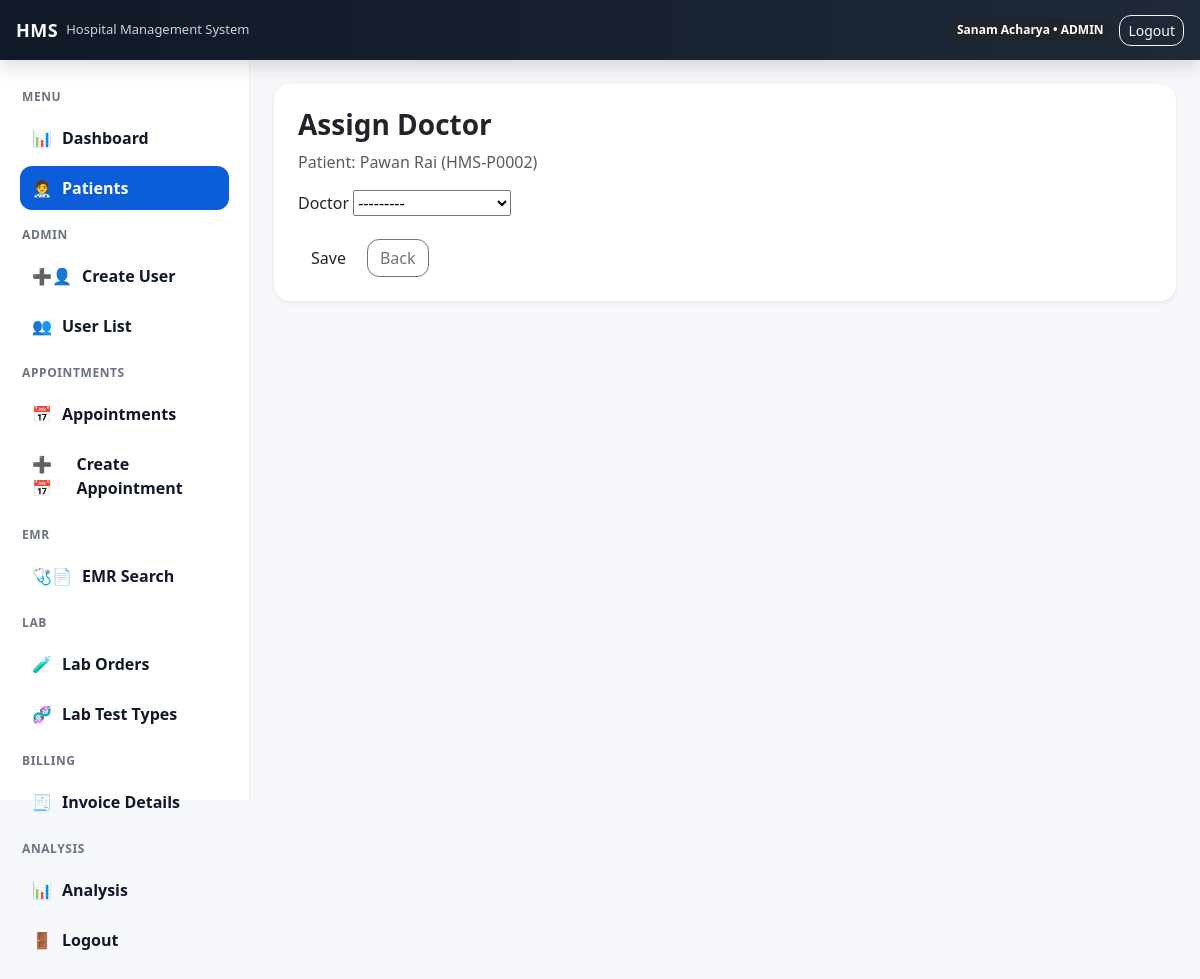
Screenshot of /patients/HMS-P0002/assign_doctor/ (signed in) with the database file from the repository.
### accounts/models.py (models this page shows, shortened)
class User(AbstractUser):
    class Role(models.TextChoices):
        ADMIN = 'ADMIN', 'Admin'
        DOCTOR = 'DOCTOR', 'Doctor'
        NURSE = 'NURSE', 'Nurse'
        RECEPTION = 'RECEPTION', 'Reception'
        LAB = 'LAB', 'Lab'
        PHARMACY = 'PHARMACY', 'Pharmacy'
        HR = 'HR', 'HR'
        CASHIER = "CASHIER", "Cashier"
        ACCOUNTANT = "ACCOUNTANT", "Accountant"
    full_name = models.CharField(max_length=150)
    phone_number = models.CharField(max_length=20, blank=True)
    email = models.EmailField(unique=True)
    role = models.CharField(max_length=20, choices=Role.choices, default=Role.RECEPTION)
    department = models.ForeignKey(
        Department, on_delete=models.SET_NULL, null=True, blank=True
    )
    specialization = models.ForeignKey(
        "Specialization",
        on_delete=models.SET_NULL,
        null=True,
        blank=True,
        related_name="doctors"
    )

class Patient(models.Model):
    patient_id = models.CharField(max_length=20, unique=True, editable=False)
    full_name = models.CharField(max_length=150)
    phone_number = models.CharField(max_length=20, blank=True)
    email = models.EmailField(blank=True, null=True)
    address = models.CharField(max_length=255, blank=True)
    gender = models.CharField(max_length=10, choices=[("MALE", "Male"), ("FEMALE", "Female"), ("OTHER", "Other")], blank=True)
    dob = models.DateField(blank=True, null=True)
    created_at = models.DateTimeField(auto_now_add=True)
    assigned_doctor = models.ForeignKey(
        settings.AUTH_USER_MODEL,
        on_delete=models.SET_NULL,
        null=True,
        blank=True,
        related_name="assigned_patients",
        limit_choices_to={"role": "DOCTOR"}
    )

### accounts/views.py (the view)
# urls.py: path("patients/<str:patient_id>/assign_doctor/", assign_doctor_view, name="assign_doctor"),
@login_required
@roles_required("ADMIN", "RECEPTION")
def assign_doctor_view(request, patient_id):
    patient = get_object_or_404(Patient, patient_id=patient_id)
    form = AssignDoctorForm(request.POST or None, instance=patient)
    if request.method == "POST" and form.is_valid():
        form.save()
        messages.success(request, "Doctor assigned successfully.")
        return redirect("patient_detail", patient_id=patient.patient_id)
    return render(request, "accounts/assign_doctor.html", {"patient": patient, "form": form})

### accounts/forms.py
class AssignDoctorForm(forms.ModelForm):
    class Meta:
        model = Patient
        fields = ["assigned_doctor"]

### templates/accounts/assign_doctor.html (shortened to what this page needs)
{% extends "base.html" %}
{% block content %}
<div class="card p-4 shadow-sm">
    <h3 class="fw-bold mb-2">Assign Doctor</h3>
    <p class="text-muted mb-3">
        Patient: {{ patient.full_name }} ({{ patient.patient_id }})
    </p>
    <form method="post">
        <label class="form-label">Doctor</label>
        {{ form.assigned_doctor }}
        <div class="mt-3 d-flex gap-2">
            <button class="btn btn=-outline-success">Save</button>
            <a class="btn btn-outline-secondary" href="{% url 'patient_detail' patient.patient_id %}">Back</a>
        </div>
    </form>
</div>
{% endblock %}

### templates/base.html (shortened to what this page needs)
{% load static %}
<!doctype html>
<html lang="en">
<head>
  <link href="https://cdn.jsdelivr.net/npm/bootstrap@5.3.3/dist/css/bootstrap.min.css" rel="stylesheet">
  <link rel="stylesheet" href="{% static 'css/style.css' %}">
</head>
<body class="hms-body">
  <header class="hms-topbar">
    <div class="container-fluid d-flex align-items-center justify-content-between px-3">
      <div class="d-flex align-items-center gap-2">
        <div class="hms-brand">HMS</div>
        <span class="hms-subtitle">Hospital Management System</span>
      </div>
      <div class="d-flex align-items-center gap-2">
        {% if user.is_authenticated %}
          <span class="badge rounded-pill text-bg-dark">
            {{ user.full_name }} • {{ user.role }}
          </span>
          <a class="btn btn-sm btn-outline-light" href="{% url 'logout' %}">Logout</a>
        {% else %}
          <a class="btn btn-sm btn-outline-light" href="{% url 'login' %}">Login</a>
        {% endif %}
      </div>
    </div>
  </header>
  <div class="hms-layout">
    {% if user.is_authenticated %}
      {% include "partials/sidebar.html" %}
    {% endif %}
    <main class="hms-main">
      <div class="container-fluid p-4">
        {% block content %}{% endblock %}
      </div>
    </main>
  </div>
</body>
</html>

### static/css/style.css (style rules this page uses)
html, body { height: 100%; }
.hms-body { background: #f6f8fc; margin: 0; font-family: system-ui, -apple-system, Segoe UI, Roboto, Arial, sans-serif; padding-top: 60px; }
.hms-topbar { height: 60px; background: linear-gradient(90deg, #111827, #1f2937); color: #fff; display: flex; align-items: center; position: fixed; top: 0; left: 0; right: 0; z-index: 9999; box-shadow: 0 6px 20px rgba(0,0,0,0.15); }
.hms-brand { font-weight: 800; letter-spacing: 0.5px; font-size: 18px; }
.hms-subtitle { font-size: 13px; opacity: 0.8; }
.hms-layout { display: flex; min-height: 100vh; }
.hms-main { flex: 1; height: calc(100vh - 60px); overflow: auto; }
.card { border: 0; border-radius: 16px; box-shadow: 0 10px 25px rgba(16, 24, 40, 0.07); }
.btn { border-radius: 12px; }

### rows the page displays
User: full_name "Sanam Acharya", role "ADMIN"
Patient: full_name "Pawan Rai", patient_id "HMS-P0002", assigned_doctor "---------"
